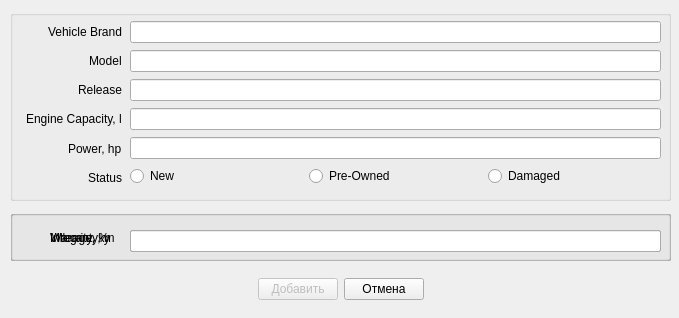
<?xml version="1.0" encoding="UTF-8"?>
<ui version="4.0">
 <class>AddWind</class>
 <widget class="QDialog" name="AddWind">
  <property name="geometry">
   <rect>
    <x>0</x>
    <y>0</y>
    <width>679</width>
    <height>318</height>
   </rect>
  </property>
  <property name="windowTitle">
   <string>Add Auto</string>
  </property>
  <widget class="QWidget" name="layoutWidget">
   <property name="geometry">
    <rect>
     <x>10</x>
     <y>269</y>
     <width>661</width>
     <height>41</height>
    </rect>
   </property>
   <layout class="QHBoxLayout" name="horizontalLayout_9">
    <item>
     <spacer name="horizontalSpacer">
      <property name="orientation">
       <enum>Qt::Horizontal</enum>
      </property>
      <property name="sizeHint" stdset="0">
       <size>
        <width>40</width>
        <height>20</height>
       </size>
      </property>
     </spacer>
    </item>
    <item>
     <widget class="QPushButton" name="addConfirmBut">
      <property name="enabled">
       <bool>false</bool>
      </property>
      <property name="text">
       <string>Добавить</string>
      </property>
     </widget>
    </item>
    <item>
     <widget class="QPushButton" name="addCancelBut">
      <property name="text">
       <string>Отмена</string>
      </property>
     </widget>
    </item>
    <item>
     <spacer name="horizontalSpacer_2">
      <property name="orientation">
       <enum>Qt::Horizontal</enum>
      </property>
      <property name="sizeHint" stdset="0">
       <size>
        <width>40</width>
        <height>20</height>
       </size>
      </property>
     </spacer>
    </item>
   </layout>
  </widget>
  <widget class="QGroupBox" name="mainBox">
   <property name="geometry">
    <rect>
     <x>10</x>
     <y>10</y>
     <width>661</width>
     <height>191</height>
    </rect>
   </property>
   <property name="title">
    <string/>
   </property>
   <widget class="QWidget" name="layoutWidget">
    <property name="geometry">
     <rect>
      <x>120</x>
      <y>10</y>
      <width>531</width>
      <height>171</height>
     </rect>
    </property>
    <layout class="QVBoxLayout" name="verticalLayout">
     <item>
      <widget class="QLineEdit" name="markLine"/>
     </item>
     <item>
      <widget class="QLineEdit" name="modelLine"/>
     </item>
     <item>
      <widget class="QLineEdit" name="yearLine"/>
     </item>
     <item>
      <widget class="QLineEdit" name="ecLine"/>
     </item>
     <item>
      <widget class="QLineEdit" name="powerLine"/>
     </item>
     <item>
      <layout class="QHBoxLayout" name="horizontalLayout">
       <item>
        <widget class="QRadioButton" name="newBut">
         <property name="text">
          <string>New</string>
         </property>
        </widget>
       </item>
       <item>
        <widget class="QRadioButton" name="ownBut">
         <property name="text">
          <string>Pre-Owned</string>
         </property>
        </widget>
       </item>
       <item>
        <widget class="QRadioButton" name="damBut">
         <property name="text">
          <string>Damaged</string>
         </property>
        </widget>
       </item>
      </layout>
     </item>
    </layout>
   </widget>
   <widget class="QWidget" name="layoutWidget">
    <property name="geometry">
     <rect>
      <x>0</x>
      <y>10</y>
      <width>112</width>
      <height>169</height>
     </rect>
    </property>
    <layout class="QVBoxLayout" name="verticalLayout_2">
     <item>
      <layout class="QHBoxLayout" name="horizontalLayout_3">
       <item>
        <spacer name="horizontalSpacer_4">
         <property name="orientation">
          <enum>Qt::Horizontal</enum>
         </property>
         <property name="sizeHint" stdset="0">
          <size>
           <width>40</width>
           <height>20</height>
          </size>
         </property>
        </spacer>
       </item>
       <item>
        <widget class="QLabel" name="markLb">
         <property name="text">
          <string>Vehicle Brand</string>
         </property>
        </widget>
       </item>
      </layout>
     </item>
     <item>
      <layout class="QHBoxLayout" name="horizontalLayout_6">
       <item>
        <spacer name="horizontalSpacer_6">
         <property name="orientation">
          <enum>Qt::Horizontal</enum>
         </property>
         <property name="sizeHint" stdset="0">
          <size>
           <width>40</width>
           <height>20</height>
          </size>
         </property>
        </spacer>
       </item>
       <item>
        <widget class="QLabel" name="modelLb">
         <property name="text">
          <string>Model</string>
         </property>
        </widget>
       </item>
      </layout>
     </item>
     <item>
      <layout class="QHBoxLayout" name="horizontalLayout_7">
       <item>
        <spacer name="horizontalSpacer_9">
         <property name="orientation">
          <enum>Qt::Horizontal</enum>
         </property>
         <property name="sizeHint" stdset="0">
          <size>
           <width>40</width>
           <height>20</height>
          </size>
         </property>
        </spacer>
       </item>
       <item>
        <widget class="QLabel" name="yearLb">
         <property name="text">
          <string>Release</string>
         </property>
        </widget>
       </item>
      </layout>
     </item>
     <item>
      <layout class="QHBoxLayout" name="horizontalLayout_8">
       <item>
        <spacer name="horizontalSpacer_13">
         <property name="orientation">
          <enum>Qt::Horizontal</enum>
         </property>
         <property name="sizeHint" stdset="0">
          <size>
           <width>40</width>
           <height>20</height>
          </size>
         </property>
        </spacer>
       </item>
       <item>
        <widget class="QLabel" name="ecLb">
         <property name="text">
          <string>Engine Capacity, l</string>
         </property>
        </widget>
       </item>
      </layout>
     </item>
     <item>
      <layout class="QHBoxLayout" name="horizontalLayout_10">
       <item>
        <spacer name="horizontalSpacer_11">
         <property name="orientation">
          <enum>Qt::Horizontal</enum>
         </property>
         <property name="sizeHint" stdset="0">
          <size>
           <width>40</width>
           <height>20</height>
          </size>
         </property>
        </spacer>
       </item>
       <item>
        <widget class="QLabel" name="powLb">
         <property name="text">
          <string>Power, hp</string>
         </property>
        </widget>
       </item>
      </layout>
     </item>
     <item>
      <layout class="QHBoxLayout" name="horizontalLayout_2">
       <item>
        <spacer name="horizontalSpacer_12">
         <property name="orientation">
          <enum>Qt::Horizontal</enum>
         </property>
         <property name="sizeHint" stdset="0">
          <size>
           <width>40</width>
           <height>20</height>
          </size>
         </property>
        </spacer>
       </item>
       <item>
        <widget class="QLabel" name="typeLb">
         <property name="enabled">
          <bool>true</bool>
         </property>
         <property name="text">
          <string>Status</string>
         </property>
        </widget>
       </item>
      </layout>
     </item>
    </layout>
   </widget>
  </widget>
  <widget class="QGroupBox" name="extraBox1">
   <property name="enabled">
    <bool>true</bool>
   </property>
   <property name="geometry">
    <rect>
     <x>10</x>
     <y>210</y>
     <width>661</width>
     <height>51</height>
    </rect>
   </property>
   <property name="title">
    <string/>
   </property>
   <widget class="QLabel" name="warLb">
    <property name="geometry">
     <rect>
      <x>40</x>
      <y>20</y>
      <width>71</width>
      <height>16</height>
     </rect>
    </property>
    <property name="text">
     <string>Warranty, y</string>
    </property>
   </widget>
   <widget class="QLineEdit" name="warLine">
    <property name="geometry">
     <rect>
      <x>120</x>
      <y>20</y>
      <width>531</width>
      <height>22</height>
     </rect>
    </property>
   </widget>
   <zorder>horizontalSpacer_3</zorder>
   <zorder>warLb</zorder>
   <zorder>warLine</zorder>
   <zorder>extraBox2</zorder>
  </widget>
  <widget class="QGroupBox" name="extraBox2">
   <property name="enabled">
    <bool>true</bool>
   </property>
   <property name="geometry">
    <rect>
     <x>10</x>
     <y>210</y>
     <width>661</width>
     <height>51</height>
    </rect>
   </property>
   <property name="title">
    <string/>
   </property>
   <widget class="QLabel" name="milLb">
    <property name="geometry">
     <rect>
      <x>40</x>
      <y>20</y>
      <width>71</width>
      <height>16</height>
     </rect>
    </property>
    <property name="text">
     <string>Mileage, km</string>
    </property>
   </widget>
   <widget class="QLineEdit" name="milLine">
    <property name="geometry">
     <rect>
      <x>120</x>
      <y>20</y>
      <width>531</width>
      <height>22</height>
     </rect>
    </property>
   </widget>
  </widget>
  <widget class="QGroupBox" name="extraBox3">
   <property name="enabled">
    <bool>true</bool>
   </property>
   <property name="geometry">
    <rect>
     <x>10</x>
     <y>210</y>
     <width>661</width>
     <height>51</height>
    </rect>
   </property>
   <property name="title">
    <string/>
   </property>
   <widget class="QLabel" name="intgrLb">
    <property name="geometry">
     <rect>
      <x>40</x>
      <y>20</y>
      <width>71</width>
      <height>16</height>
     </rect>
    </property>
    <property name="text">
     <string>Integrity, %</string>
    </property>
   </widget>
   <widget class="QLineEdit" name="intgrLine">
    <property name="geometry">
     <rect>
      <x>120</x>
      <y>20</y>
      <width>531</width>
      <height>22</height>
     </rect>
    </property>
   </widget>
  </widget>
 </widget>
 <resources/>
 <connections/>
</ui>
